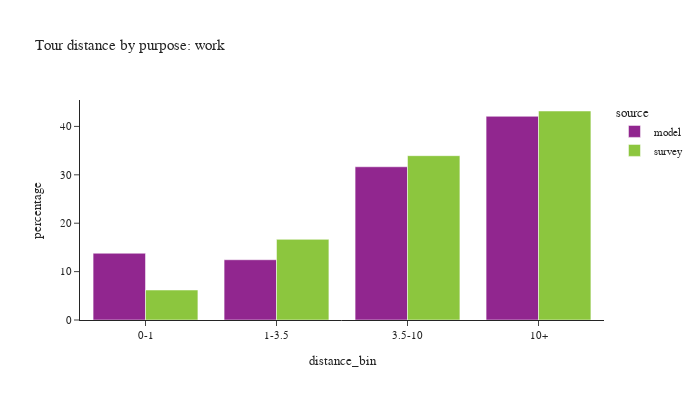

Notebook source saved alongside this figure:
### Code cell
plot_bins(tour, tour['pdpurp'] == 1, 'work')

### Figure 1 — Plotly figure (JSON) as saved in the notebook; plotly's stock layout.template omitted (floating-point values rounded to 4 significant figures)
{"data": [{"alignmentgroup": "True", "customdata": [[296981], [268052], [681618], [906099]], "hovertemplate": "source=model<br>distance_bin=%{x}<br>percentage=%{y}<br>sample count=%{customdata[0]}<extra></extra>", "legendgroup": "model", "marker": {"color": "#91268F", "pattern": {"shape": ""}}, "name": "model", "offsetgroup": "model", "orientation": "v", "showlegend": true, "textposition": "auto", "type": "bar", "x": ["0-1", "1-3.5", "3.5-10", "10+"], "xaxis": "x", "y": [13.8, 12.45, 31.66, 42.09], "yaxis": "y"}, {"alignmentgroup": "True", "customdata": [[305], [570], [861], [840]], "hovertemplate": "source=survey<br>distance_bin=%{x}<br>percentage=%{y}<br>sample count=%{customdata[0]}<extra></extra>", "legendgroup": "survey", "marker": {"color": "#8CC63E", "pattern": {"shape": ""}}, "name": "survey", "offsetgroup": "survey", "orientation": "v", "showlegend": true, "textposition": "auto", "type": "bar", "x": ["0-1", "1-3.5", "3.5-10", "10+"], "xaxis": "x", "y": [6.195, 16.66, 33.96, 43.19], "yaxis": "y"}], "layout": {"barmode": "group", "font": {"size": 11}, "height": 400, "legend": {"title": {"text": "source"}, "tracegroupgap": 0}, "title": {"text": "Tour distance by purpose: work"}, "width": 700, "xaxis": {"anchor": "y", "domain": [0.0, 1.0], "title": {"text": "distance_bin"}}, "yaxis": {"anchor": "x", "domain": [0.0, 1.0], "title": {"text": "percentage"}}}}
